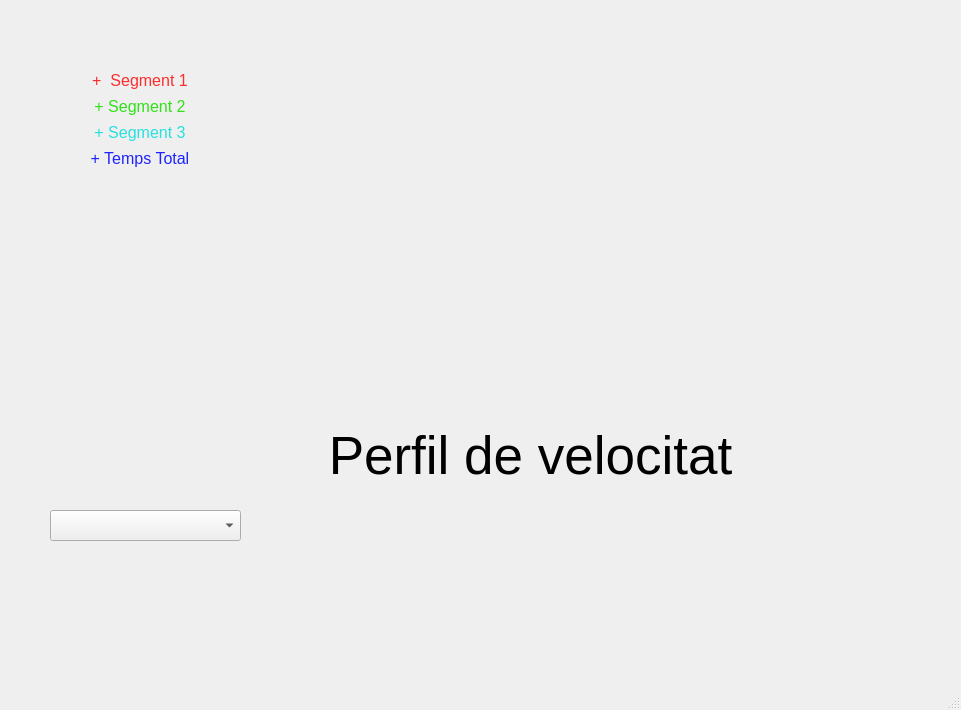
<?xml version="1.0" encoding="UTF-8"?>
<ui version="4.0">
 <class>MainWindow</class>
 <widget class="QMainWindow" name="MainWindow">
  <property name="geometry">
   <rect>
    <x>0</x>
    <y>0</y>
    <width>961</width>
    <height>710</height>
   </rect>
  </property>
  <property name="windowTitle">
   <string>MainWindow</string>
  </property>
  <widget class="QWidget" name="centralwidget">
   <widget class="PlotWidget" name="graphWidget" native="true">
    <property name="geometry">
     <rect>
      <x>10</x>
      <y>30</y>
      <width>941</width>
      <height>391</height>
     </rect>
    </property>
    <widget class="QWidget" name="verticalLayoutWidget">
     <property name="geometry">
      <rect>
       <x>50</x>
       <y>40</y>
       <width>160</width>
       <height>98</height>
      </rect>
     </property>
     <layout class="QVBoxLayout" name="vlLlegenda">
      <item>
       <widget class="QLabel" name="lSegment1">
        <property name="font">
         <font>
          <pointsize>12</pointsize>
         </font>
        </property>
        <property name="styleSheet">
         <string notr="true">color: rgb(252, 45, 45);</string>
        </property>
        <property name="text">
         <string>+  Segment 1</string>
        </property>
        <property name="alignment">
         <set>Qt::AlignCenter</set>
        </property>
       </widget>
      </item>
      <item>
       <widget class="QLabel" name="lSegment2">
        <property name="font">
         <font>
          <pointsize>12</pointsize>
         </font>
        </property>
        <property name="styleSheet">
         <string notr="true">color: rgb(49, 225, 23);</string>
        </property>
        <property name="text">
         <string>+ Segment 2</string>
        </property>
        <property name="alignment">
         <set>Qt::AlignCenter</set>
        </property>
       </widget>
      </item>
      <item>
       <widget class="QLabel" name="lSegment3">
        <property name="font">
         <font>
          <pointsize>12</pointsize>
         </font>
        </property>
        <property name="styleSheet">
         <string notr="true">color: rgb(40, 224, 222);
</string>
        </property>
        <property name="text">
         <string>+ Segment 3</string>
        </property>
        <property name="alignment">
         <set>Qt::AlignCenter</set>
        </property>
       </widget>
      </item>
      <item>
       <widget class="QLabel" name="lTempsTotal">
        <property name="font">
         <font>
          <pointsize>12</pointsize>
         </font>
        </property>
        <property name="styleSheet">
         <string notr="true">color: rgb(30, 36, 255);
</string>
        </property>
        <property name="text">
         <string>+ Temps Total</string>
        </property>
        <property name="alignment">
         <set>Qt::AlignCenter</set>
        </property>
       </widget>
      </item>
     </layout>
    </widget>
   </widget>
   <widget class="QLabel" name="pVelocitatLabel">
    <property name="geometry">
     <rect>
      <x>320</x>
      <y>430</y>
      <width>421</width>
      <height>51</height>
     </rect>
    </property>
    <property name="font">
     <font>
      <pointsize>40</pointsize>
     </font>
    </property>
    <property name="text">
     <string>Perfil de velocitat</string>
    </property>
    <property name="alignment">
     <set>Qt::AlignCenter</set>
    </property>
   </widget>
   <widget class="QComboBox" name="cBPacients">
    <property name="geometry">
     <rect>
      <x>50</x>
      <y>510</y>
      <width>191</width>
      <height>31</height>
     </rect>
    </property>
   </widget>
   <widget class="QWidget" name="verticalLayoutWidget_2">
    <property name="geometry">
     <rect>
      <x>280</x>
      <y>500</y>
      <width>491</width>
      <height>145</height>
     </rect>
    </property>
    <layout class="QVBoxLayout" name="vlTemps">
     <item>
      <widget class="QLabel" name="lSegmentUno">
       <property name="font">
        <font>
         <pointsize>20</pointsize>
        </font>
       </property>
       <property name="text">
        <string/>
       </property>
       <property name="alignment">
        <set>Qt::AlignLeading|Qt::AlignLeft|Qt::AlignVCenter</set>
       </property>
      </widget>
     </item>
     <item>
      <widget class="QLabel" name="lSegmentDos">
       <property name="font">
        <font>
         <pointsize>20</pointsize>
        </font>
       </property>
       <property name="text">
        <string/>
       </property>
       <property name="alignment">
        <set>Qt::AlignLeading|Qt::AlignLeft|Qt::AlignVCenter</set>
       </property>
      </widget>
     </item>
     <item>
      <widget class="QLabel" name="lSegmentTres">
       <property name="font">
        <font>
         <pointsize>20</pointsize>
        </font>
       </property>
       <property name="text">
        <string/>
       </property>
       <property name="alignment">
        <set>Qt::AlignLeading|Qt::AlignLeft|Qt::AlignVCenter</set>
       </property>
      </widget>
     </item>
     <item>
      <widget class="QLabel" name="v0Label">
       <property name="font">
        <font>
         <pointsize>20</pointsize>
        </font>
       </property>
       <property name="text">
        <string/>
       </property>
       <property name="alignment">
        <set>Qt::AlignLeading|Qt::AlignLeft|Qt::AlignVCenter</set>
       </property>
      </widget>
     </item>
    </layout>
   </widget>
  </widget>
  <widget class="QMenuBar" name="menubar">
   <property name="geometry">
    <rect>
     <x>0</x>
     <y>0</y>
     <width>961</width>
     <height>22</height>
    </rect>
   </property>
  </widget>
  <widget class="QStatusBar" name="statusbar"/>
 </widget>
 <customwidgets>
  <customwidget>
   <class>PlotWidget</class>
   <extends>QWidget</extends>
   <header>pyqtgraph</header>
   <container>1</container>
  </customwidget>
 </customwidgets>
 <resources/>
 <connections/>
</ui>
